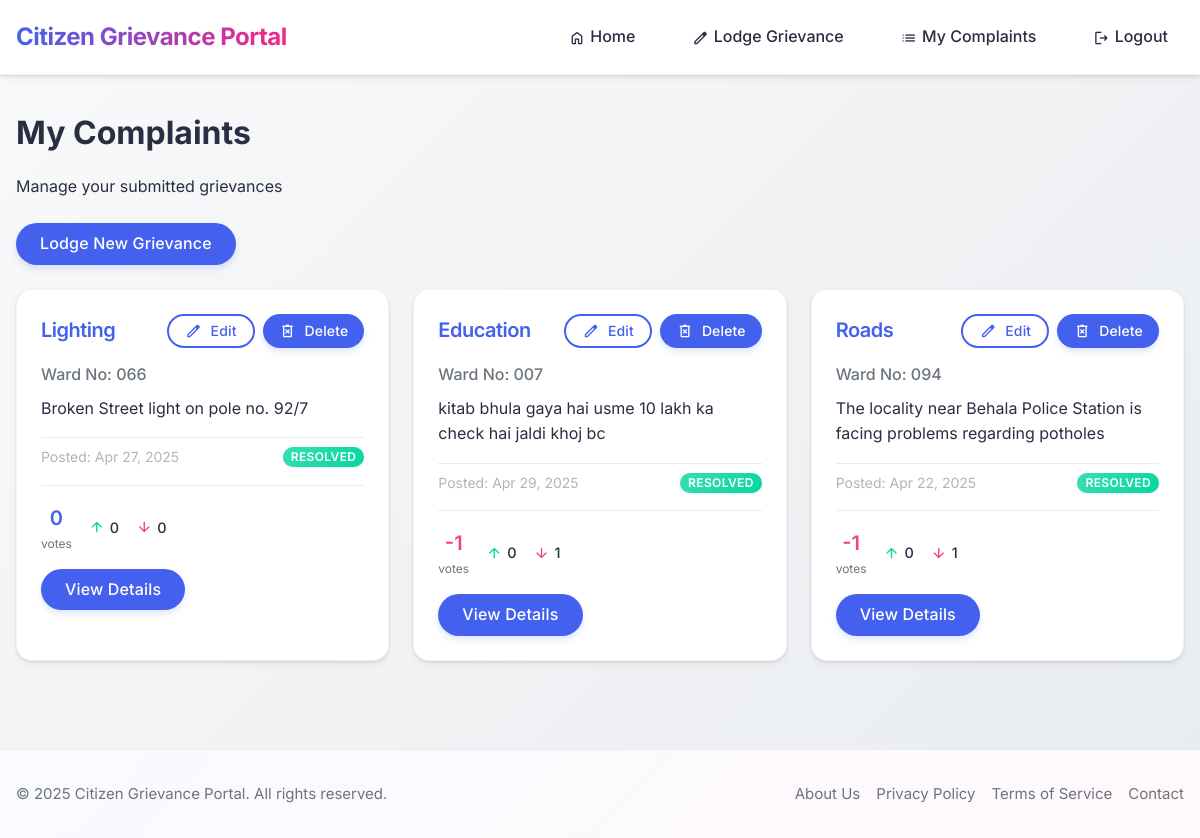
/my-complaints/ (signed in), run on the app's committed database.
### citizen/models.py (models this page shows, shortened)
class Post(models.Model):
    host = models.ForeignKey(User, on_delete = models.SET_NULL, null = True)
    dept = models.ForeignKey(dept, on_delete = models.SET_NULL, null = True)
    ward_no = models.ForeignKey(ward_no, on_delete = models.SET_NULL, null=True)
    description = models.TextField(null=True, blank=True)
    image = models.ImageField(null=True, blank=True, upload_to='images/')
    created = models.DateTimeField(auto_now_add=True)
    status = models.ForeignKey(status, on_delete= models.SET_NULL, null=True)
    class Meta:
        ordering = ['-created']
    def get_upvote_count(self):
        return self.votes.filter(value=1).count()
    def get_downvote_count(self):
        return self.votes.filter(value=-1).count()

class dept(models.Model):
    name = models.CharField(max_length=100)
    def __str__(self):
        return self.name

class ward_no(models.Model):
    name = models.CharField(max_length=3)
    def __str__(self):
        return self.name

class status(models.Model):
    name = models.CharField(max_length=100)
    def __str__(self):
        return self.name

### citizen/views.py (the view)
# urls.py: path('my-complaints/', views.my_complaints, name='my_complaints'),
@login_required(login_url='login')
def my_complaints(request):
    posts = Post.objects.filter(host=request.user).annotate(vote_count=Coalesce(Sum('votes__value'), 0)).order_by('-vote_count', '-created')
    user_votes = {}
    votes = Vote.objects.filter(user=request.user)
    for vote in votes:
        user_votes[vote.post_id] = vote.value
    context = {
        'posts': posts,
        'user_votes': user_votes
    }
    return render(request, 'citizen/my_complaints.html', context)

### citizen/templates/citizen/my_complaints.html (shortened to what this page needs)
{% extends 'header.html' %}
{% load citizen_extras %}
{% block content %}
<div class="mb-4">
    <div class="mb-3">
        <h1 class="mb-2">My Complaints</h1>
        <p class="mb-3">Manage your submitted grievances</p>
        <a href="{% url 'lodge_grevance' %}" class="btn btn-primary">Lodge New Grievance</a>
    </div>
    <div class="mb-3">
        <div class="posts-container">
            {% for post in posts %}
            <div class="card complaint-card">
                <div class="card-header">
                    <h3 class="card-title">{{ post.dept }}</h3>
                    <div class="card-actions">
                        <a href="{% url 'edit_complaint' post.id %}" class="btn btn-sm btn-outline">
                            <span class="icon icon-edit icon-sm"></span> Edit
                        </a>
                        <a href="{% url 'delete_complaint' post.id %}" class="btn btn-sm btn-danger">
                            <span class="icon icon-trash icon-sm"></span> Delete
                        </a>
                    </div>
                </div>
                <h4 class="card-subtitle">Ward No: {{ post.ward_no }}</h4>
                <p class="card-text">{{ post.description|truncatewords:20 }}</p>
                <div class="card-meta">
                    <span>Posted: {{ post.created|date:"M d, Y" }}</span>
                    {% if post.status %}
                    <span class="badge badge-{{ post.status.name|lower }}">{{ post.status }}</span>
                    {% endif %}
                </div>
                <div class="vote-section">
                    <div class="vote-count">
                        <span class="vote-number {% if post.vote_count > 0 %}positive{% elif post.vote_count < 0 %}negative{% endif %}">
                            {{ post.vote_count|default:"0" }}
                        </span>
                        <span class="vote-label">votes</span>
                    </div>
                    <div class="vote-details">
                        <div class="vote-detail">
                            <span class="icon icon-arrow-up icon-sm"></span>
                            <span class="vote-detail-count">{{ post.get_upvote_count }}</span>
                        </div>
                        <div class="vote-detail">
                            <span class="icon icon-arrow-down icon-sm"></span>
                            <span class="vote-detail-count">{{ post.get_downvote_count }}</span>
                        </div>
                    </div>
                </div>
                <div class="mt-2">
                    <a href="{% url 'view_grevance' post.id %}" class="btn">View Details</a>
                </div>
            </div>
            {% empty %}
            <div class="text-center p-4">
                <h3>You haven't submitted any grievances yet</h3>
                <p class="mb-3">Click the button above to lodge a new grievance</p>
            </div>
            {% endfor %}
        </div>
    </div>
</div>
{% endblock content %}

### citizen/templates/citizen/my_complaints.html (style rules this page uses)
.complaint-card { position: relative; transition: transform 0.3s ease, box-shadow 0.3s ease; }
.card-header { display: flex; justify-content: space-between; align-items: flex-start; }
.card-actions { display: flex; gap: 0.5rem; }
.vote-section { display: flex; align-items: center; margin-top: 1rem; padding-top: 1rem; border-top: 1px solid var(--bg-dark); }
.vote-count { display: flex; flex-direction: column; align-items: center; margin-right: 1rem; }
.vote-number { font-size: 1.25rem; font-weight: 600; color: var(--primary-color); }
.vote-number.negative { color: var(--danger-color); }
.vote-label { font-size: 0.75rem; color: var(--text-light); }
.vote-details { display: flex; gap: 1rem; }
.vote-detail { display: flex; align-items: center; gap: 0.25rem; }
.vote-detail-count { font-weight: 500; font-size: 0.9rem; }
.icon-arrow-up { color: var(--success-color); }
.icon-arrow-down { color: var(--danger-color); }

### data on the page
Post: dept "Lighting", ward_no "066", description "Broken Street light on pole no. 92/7", created "Apr 27, 2025", status "RESOLVED", vote_count "0", get_upvote_count "0", get_downvote_count "0"
Post: dept "Education", ward_no "007", description "kitab bhula gaya hai usme 10 lakh ka check hai jaldi khoj bc", created "Apr 29, 2025", status "RESOLVED", vote_count "-1", get_upvote_count "0", get_downvote_count "1"
Post: dept "Roads", ward_no "094", description "The locality near Behala Police Station is facing problems regarding potholes", created "Apr 22, 2025", status "RESOLVED", vote_count "-1", get_upvote_count "0", get_downvote_count "1"
